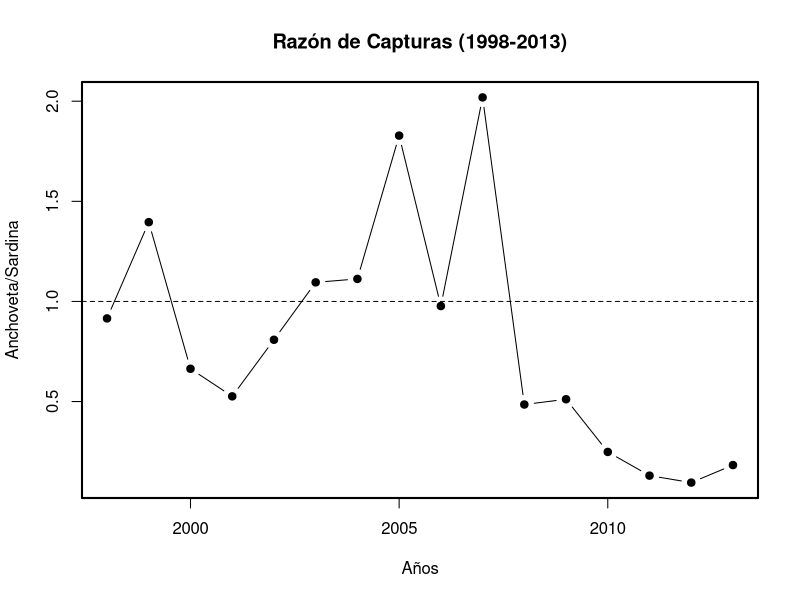
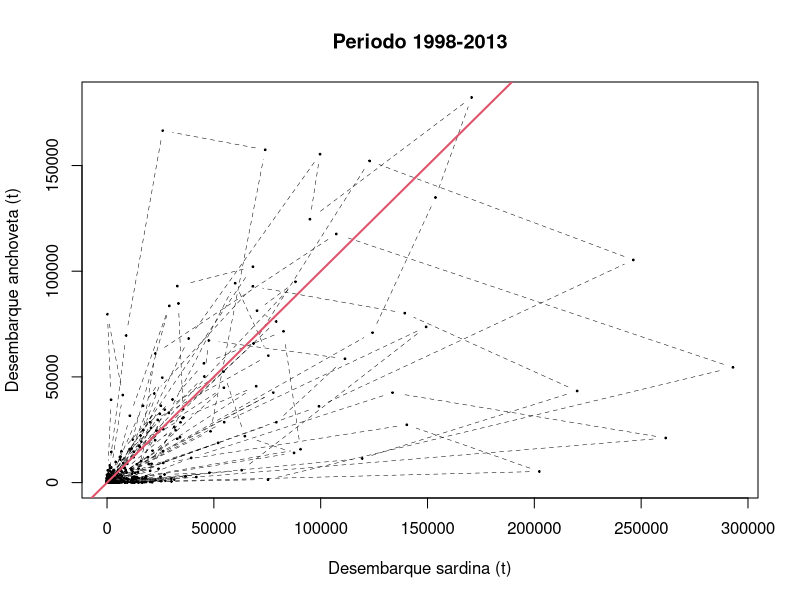
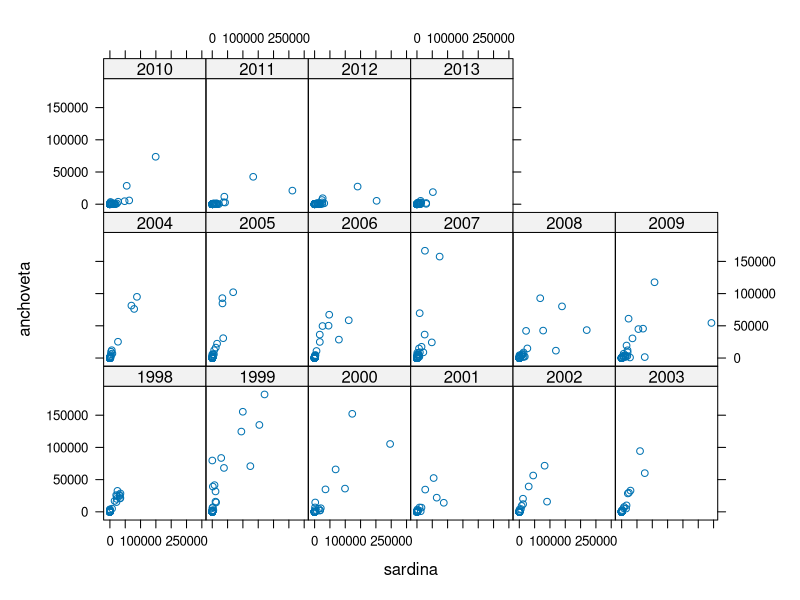
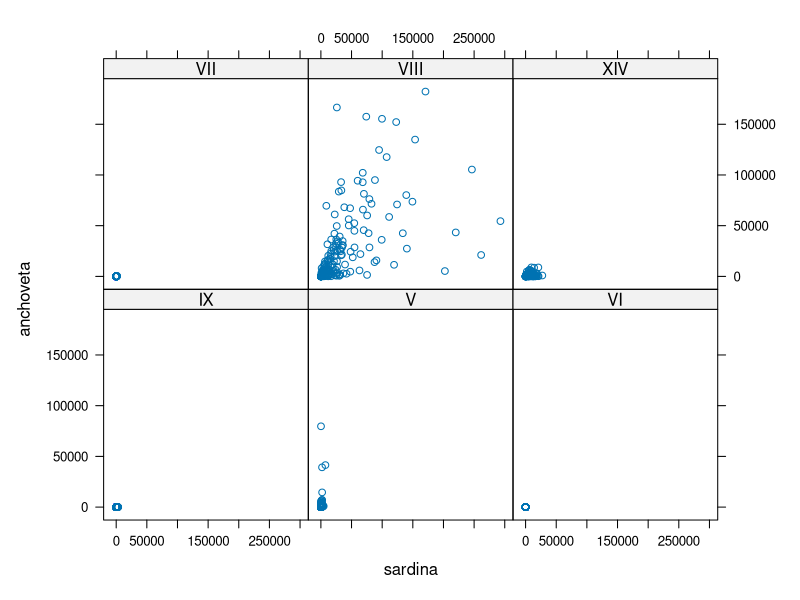
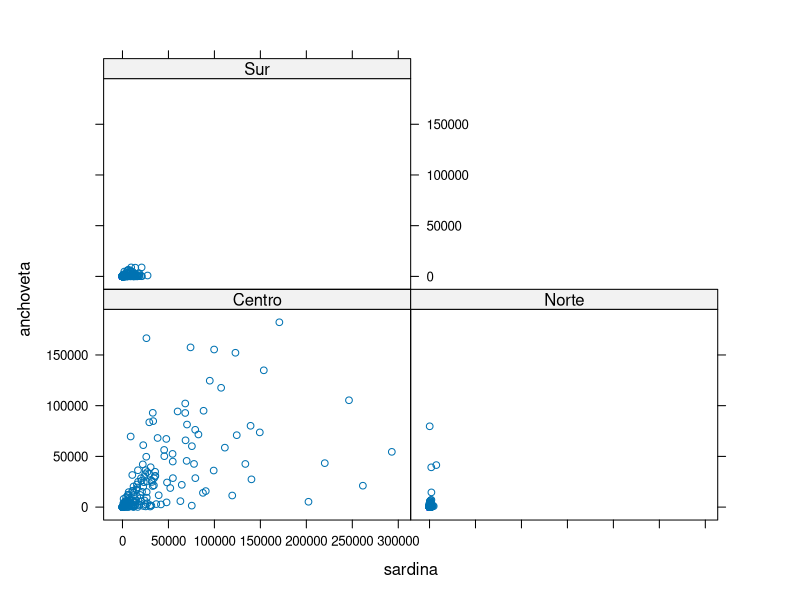
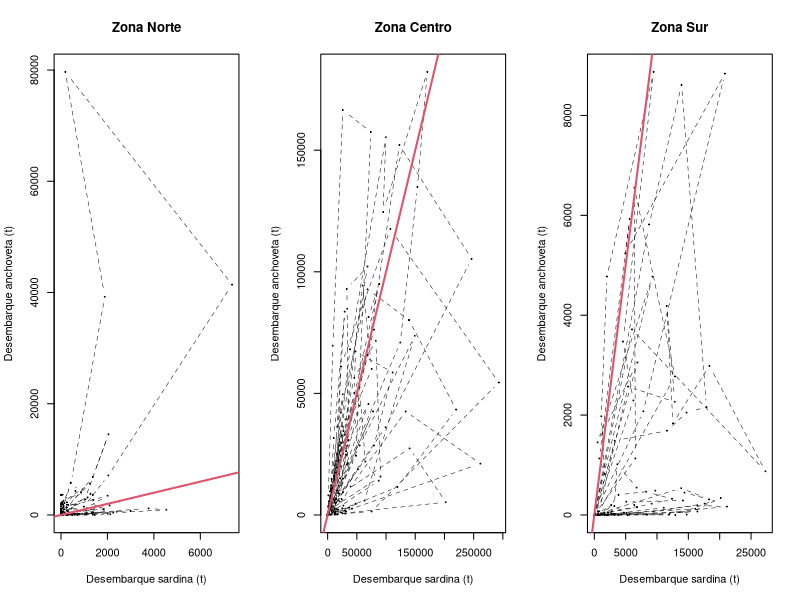
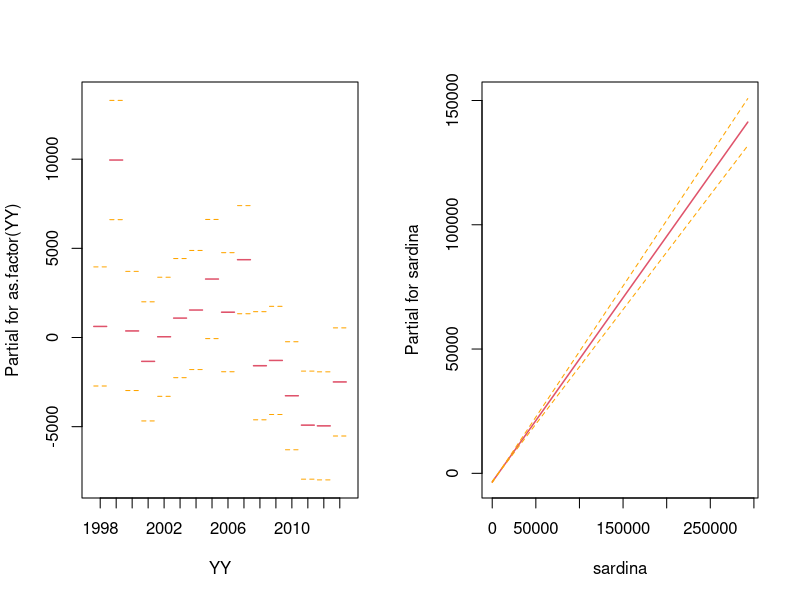
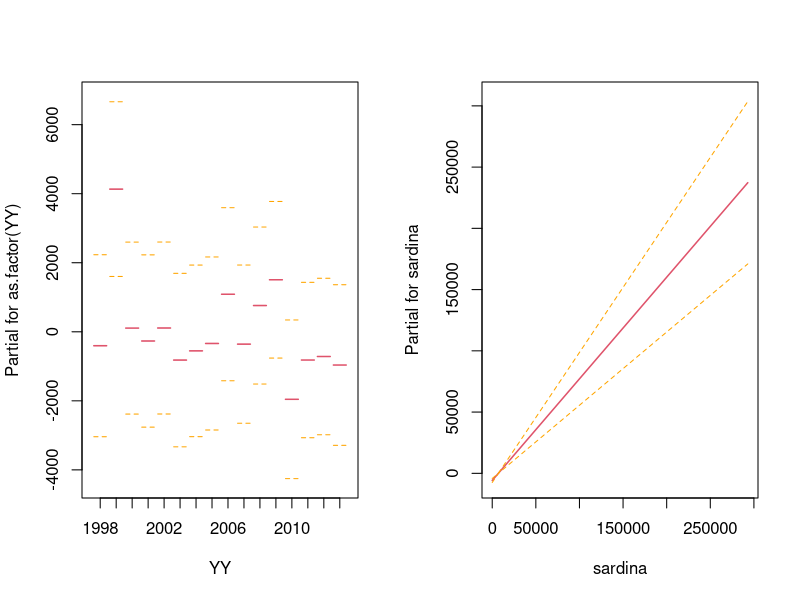

Write R code to recreate these figures, in order. (Note: this script raises an error after producing the figures.)
setwd("/Users/luiscubillos/ADMwork/MOSAN/Mixed/DataMix")
library(lattice)
library(plyr)
library(dplyr)

ca <- read.csv("catchmix.csv")
names(ca)

canual <- ddply(ca,.(YY),summarise,sum(anchoveta),sum(sardina))
colnames(canual)<-c("YY","anchoveta","sardina")
plot(canual$YY,canual$anchoveta/canual$sardina,ylab="Anchoveta/Sardina",xlab="Años",pch=19,type="b",main="Razón de Capturas (1998-2013)")
abline(h=1,lty=2)
box(lwd=2)

plot(ca$sardina,ca$anchoveta,pch=19,cex=0.3,type="b",lty=2,lwd=0.5,ylab="Desembarque anchoveta (t)",xlab="Desembarque sardina (t)", main="Periodo 1998-2013")
abline(a=0,b=1,col=2,lwd=2)

xyplot(anchoveta~sardina|as.factor(YY),data=ca, panel=function(x,y){panel.xyplot(x,y)})
xyplot(anchoveta~sardina|as.factor(Region),data=ca, panel=function(x,y){panel.xyplot(x,y)})
xyplot(anchoveta~sardina|as.factor(ZZ),data=ca, panel=function(x,y){panel.xyplot(x,y)})

par(mfrow=c(1,3))
ca.norte <- ca[ca$ZZ=="Norte",,]
plot(ca.norte$sardina,ca.norte$anchoveta,pch=19,cex=0.3,type="b",lty=2,lwd=0.5,ylab="Desembarque anchoveta (t)",xlab="Desembarque sardina (t)",main="Zona Norte")
abline(a=0,b=1,col=2,lwd=2)
ca.centro <- ca[ca$ZZ=="Centro",,]
plot(ca.centro$sardina,ca.centro$anchoveta,pch=19,cex=0.3,type="b",lty=2,lwd=0.5,ylab="Desembarque anchoveta (t)",xlab="Desembarque sardina (t)",main="Zona Centro")
abline(a=0,b=1,col=2,lwd=2)
ca.sur <- ca[ca$ZZ=="Sur",,]
plot(ca.sur$sardina,ca.sur$anchoveta,pch=19,cex=0.3,type="b",lty=2,lwd=0.5,ylab="Desembarque anchoveta (t)",xlab="Desembarque sardina (t)",main="Zona Sur")
abline(a=0,b=1,col=2,lwd=2)


#Intercepto y pendiente comun
m1 <- glm(anchoveta~as.factor(YY)+sardina,data=ca,family=gaussian(link="identity"))
summary(m1)
anova(aov(m1))
par(mfrow=c(1,2))
termplot(m1,terms=1,se=T)
termplot(m1,terms=2,se=T)


#pendientes e intercepto variables
m3 <- glm(anchoveta~as.factor(YY)*sardina,data=ca,family=gaussian(link="identity"))
summary(m3)
anova(aov(m3))
coef(m3)
termplot(m3,terms=1,se=T)
termplot(m3,terms=2,se=T)

#pendientes e intercepto comun
m2 <- glm(anchoveta~sardina+as.factor(YY):sardina,data=ca,family=gaussian(link="identity"))
summary(m2)
anova(aov(m2))
termplot(m2,terms=1,se=T)



library(nlme)
#random effects para la pendiente e intercepto de cada año
# random=~1+sardina|year
m2 <- lme(anchoveta~sardina,random=~1+sardina|as.factor(YY),data=ca)
summary(m2)
#extrae los efectos aleatorios (como cada año se desvia del estimado global)
ranef(m2)
summary(ranef(m2))
plot(ca$sardina,fitted(m2),type="l",xlab="Captura sardina",ylab="Captura anchoveta",main="Modelo Mixto: Años como factor aleatorio")
points(ca$sardina,ca$anchoveta,cex=0.3)
plot(m2, form = resid(., type = "p") ~ fitted(.) | as.factor(YY), abline = 0,pch=16)
plot(m2,as.factor(YY)~resid(.),abline=0)

mezc<-groupedData(anchoveta~sardina|as.factor(YY),data=ca,order.groups=F,FUN=min,labels=list(x="Sardina",y="Anchoveta"),units=list(x="(t)",y="(t)"))

m3 <- lme(anchoveta~sardina,random=~1+sardina|as.factor(YY),data=mezc)
summary(m3)
plot(augPred(m3),lty=1,csi=0.3,pch=1,lwd=2,col="black",brg="white")

#Las capturas son directamente proporcional
#Solo la pendiente es diferente
m4 <- lme(anchoveta~sardina,random=~-1+sardina|as.factor(YY),data=mezc)
summary(m4)
out<-ranef(m4)
rate<-(coef(m4)[2])
rate2<-c(0.810,1.038,0.579,0.4055,0.6179,1.064,1.0415,1.6448,0.674,1.848,0.346,0.322,0.377,0.125,0.078,0.212)

intervals(m4,level=0.95)
plot(ca$sardina,fitted(m4),type="l",xlab="Captura sardina",ylab="Captura anchoveta")
points(ca$sardina,ca$anchoveta,cex=0.3)
abline(a=0,b=1,col=2)
plot(augPred(m4),lty=1,csi=0.3,pch=1,lwd=2,col="black",brg="white")

plot(canual$YY,canual$anchoveta/canual$sardina,ylab="Anchoveta/Sardina",xlab="Años",pch=19,type="b",main="Razón de Capturas (1998-2013)")
points(canual$YY,rate2,type="b",col="blue")
abline(h=1,lty=2)
box(lwd=2)

rate1<-canual$anchoveta/canual$sardina
Year<-seq(1998,2013,1)

tb1 <- cbind(Year,rate1,rate2)
tb1

# RAZON DE CAPTURAS

